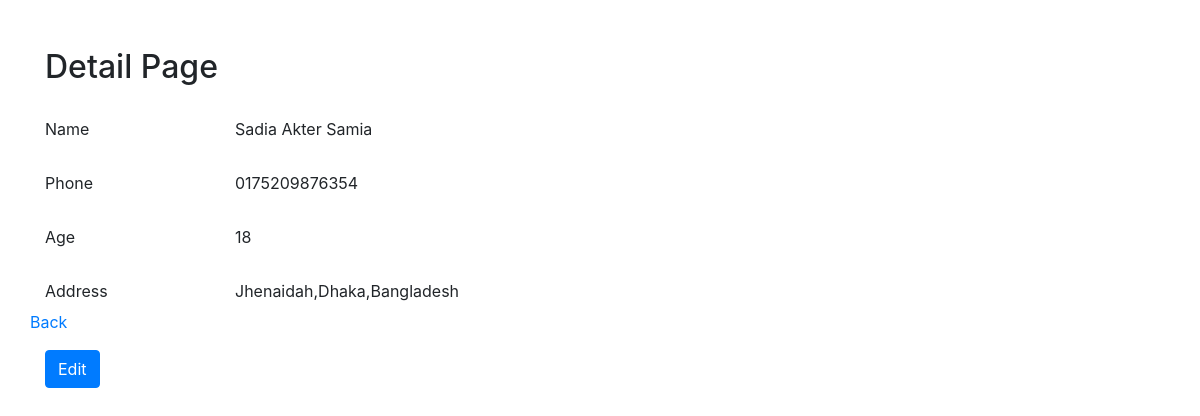
The app's page /contacts/detail/17 with its own data.
### managment/models.py (models this page shows, shortened)
class Contact(models.Model):
    name = models.CharField(max_length=120)
    phone =models.CharField(max_length=11)
    age = models.IntegerField()
    address =models.TextField(max_length=120)
    slug = models.SlugField(blank=True, null=True)
    is_active = models.BooleanField(default=False)
    created_at = models.DateTimeField(auto_now_add=True)

### managment/views.py (the view)
# urls.py: path('contacts/detail/<int:id>', detail, name="detail"),
def detail(request, id):
    contact = Contact.objects.filter(id=id).first
    context = {
        'contact':contact
    }
    return render(request,'managment/detail.html',context)

### managment/templates/managment/detail.html (shortened to what this page needs)
<!DOCTYPE html>
<html lang="en">
<head>
    <link href="https://maxcdn.bootstrapcdn.com/bootstrap/4.5.2/css/bootstrap.min.css" rel="stylesheet">
</head>
<body>
{% if contact %}
<div class="container mt-5">
    <h2 class="mb-4">Detail Page</h2>
    <div class="form-group row">
        <label class="col-sm-2 col-form-label">Name</label>
        <div class="col-sm-10">
            <p class="form-control-plaintext" id="name">{{contact.name}}</p>
        </div>
    </div>
    <div class="form-group row">
        <label class="col-sm-2 col-form-label">Phone</label>
        <div class="col-sm-10">
            <p class="form-control-plaintext" id="phone">{{contact.phone}}</p>
        </div>
    </div>
    <div class="form-group row">
        <label class="col-sm-2 col-form-label">Age</label>
        <div class="col-sm-10">
            <p class="form-control-plaintext" id="age">{{contact.age}}</p>
        </div>
    </div>
    <div class="form-group row">
        <label class="col-sm-2 col-form-label">Address</label>
        <div class="col-sm-10">
            <p class="form-control-plaintext" id="address">{{contact.address}}</p>
        </div>
        <a href="{% url 'contacts' %}">Back</a>
    </div>
    <button type="button" class="btn btn-primary" onclick="editDetails()">Edit</button>
</div>
{% else %}
<h3>Not Found</h3>
{% endif %}
</body>
</html>

### records on screen
Contact: name "Sadia Akter Samia", phone "0175209876354", age "18", address "Jhenaidah,Dhaka,Bangladesh"
